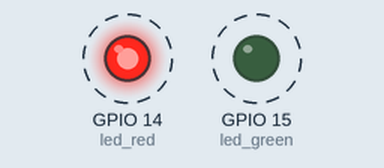
Recording of a program running on a simulated Raspberry Pi (BCM pin numbers). On the bench: output pins drawn as LEDs (lit = HIGH). Dashed ring = blinking.

Above: at 0.5 s.
Timing chart, 0 to 4.6 s (numbered marks = the images above):
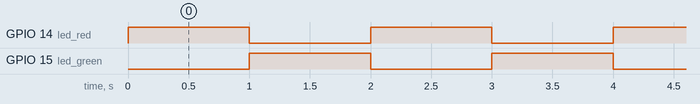

The program:

main.py
```python
import gpiozero
from time import sleep

led_red = gpiozero.LED(14)
led_green = gpiozero.LED(15)


def loop():
    while True:
        led_red.on()
        led_green.off()
        sleep(1)
        led_red.off()
        led_green.on()
        sleep(1)


if __name__ == "__main__":
    #setup()
    loop()
```

Measured:
- by itself, GPIO 14 (led_red), GPIO 15 (led_green): alternates HIGH for 1.0 s and LOW for 1.0 s
